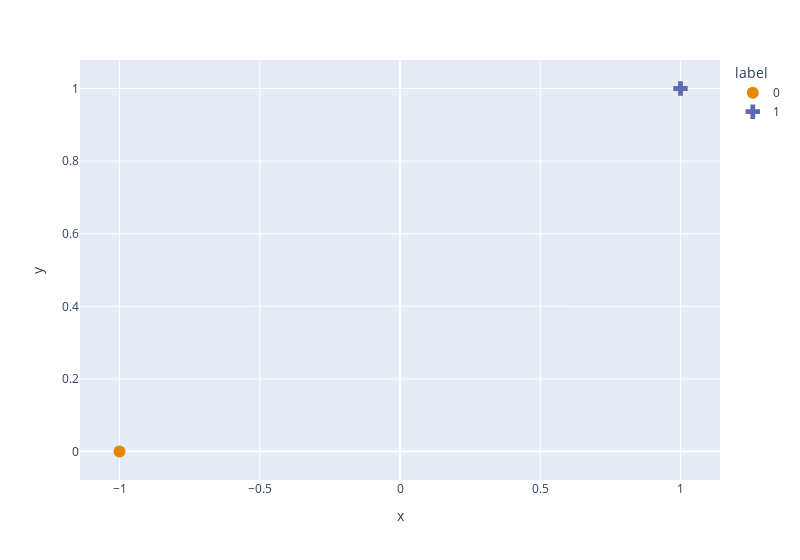

Notebook source saved alongside this figure:
### Markdown cell above
When our data is linearly separable, we run the risk of **diverging weights** as the model attempts to reduce cross-entropy loss to 0.

To see why, consider the following artificially generated "toy" dataset.

### Code cell
toy_df = pd.DataFrame({"x": [-1, 1], "y": [0, 1], "label": pd.Categorical([0, 1])})
fig = px.scatter(toy_df, x="x", y="y", 
                 color="label", symbol="label", 
                 symbol_sequence=[ "circle", "cross"])
fig.update_traces(marker=dict(size=12))

### Figure 1 — Plotly figure (JSON) as saved in the notebook; plotly's stock layout.template omitted (floating-point values rounded to 4 significant figures)
{"data": [{"hovertemplate": "label=0<br>x=%{x}<br>y=%{y}<extra></extra>", "legendgroup": "0", "marker": {"color": "rgb(229, 134, 6)", "size": 12, "symbol": "circle"}, "mode": "markers", "name": "0", "orientation": "v", "showlegend": true, "type": "scatter", "x": [-1], "xaxis": "x", "y": [0], "yaxis": "y"}, {"hovertemplate": "label=1<br>x=%{x}<br>y=%{y}<extra></extra>", "legendgroup": "1", "marker": {"color": "rgb(93, 105, 177)", "size": 12, "symbol": "cross"}, "mode": "markers", "name": "1", "orientation": "v", "showlegend": true, "type": "scatter", "x": [1], "xaxis": "x", "y": [1], "yaxis": "y"}], "layout": {"legend": {"title": {"text": "label"}, "tracegroupgap": 0}, "margin": {"t": 60}, "width": 800, "xaxis": {"anchor": "y", "domain": [0, 1], "title": {"text": "x"}}, "yaxis": {"anchor": "x", "domain": [0, 1], "title": {"text": "y"}}}}
